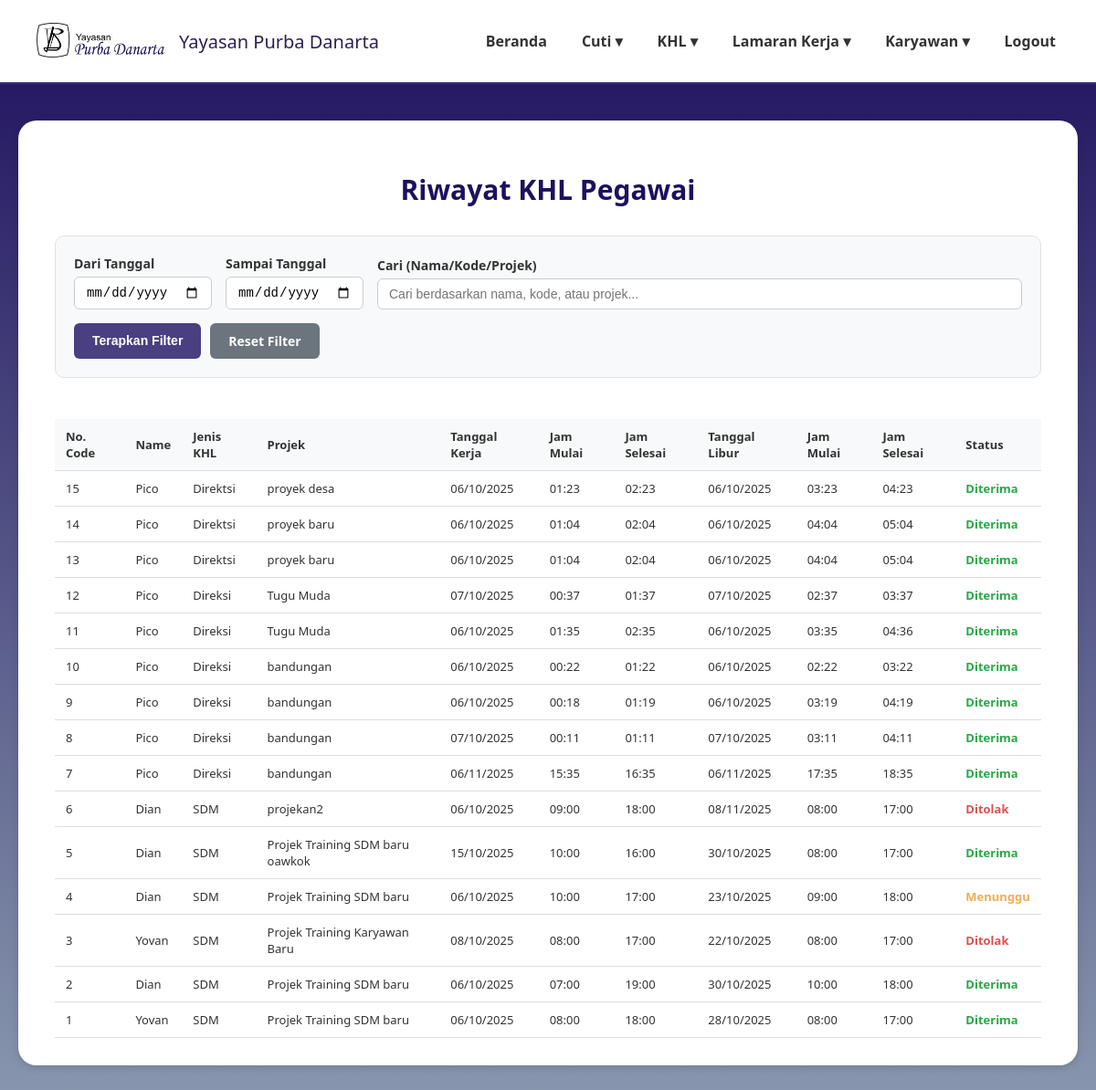
Before: /riwayat_khl.php (signed in) with the older database file.
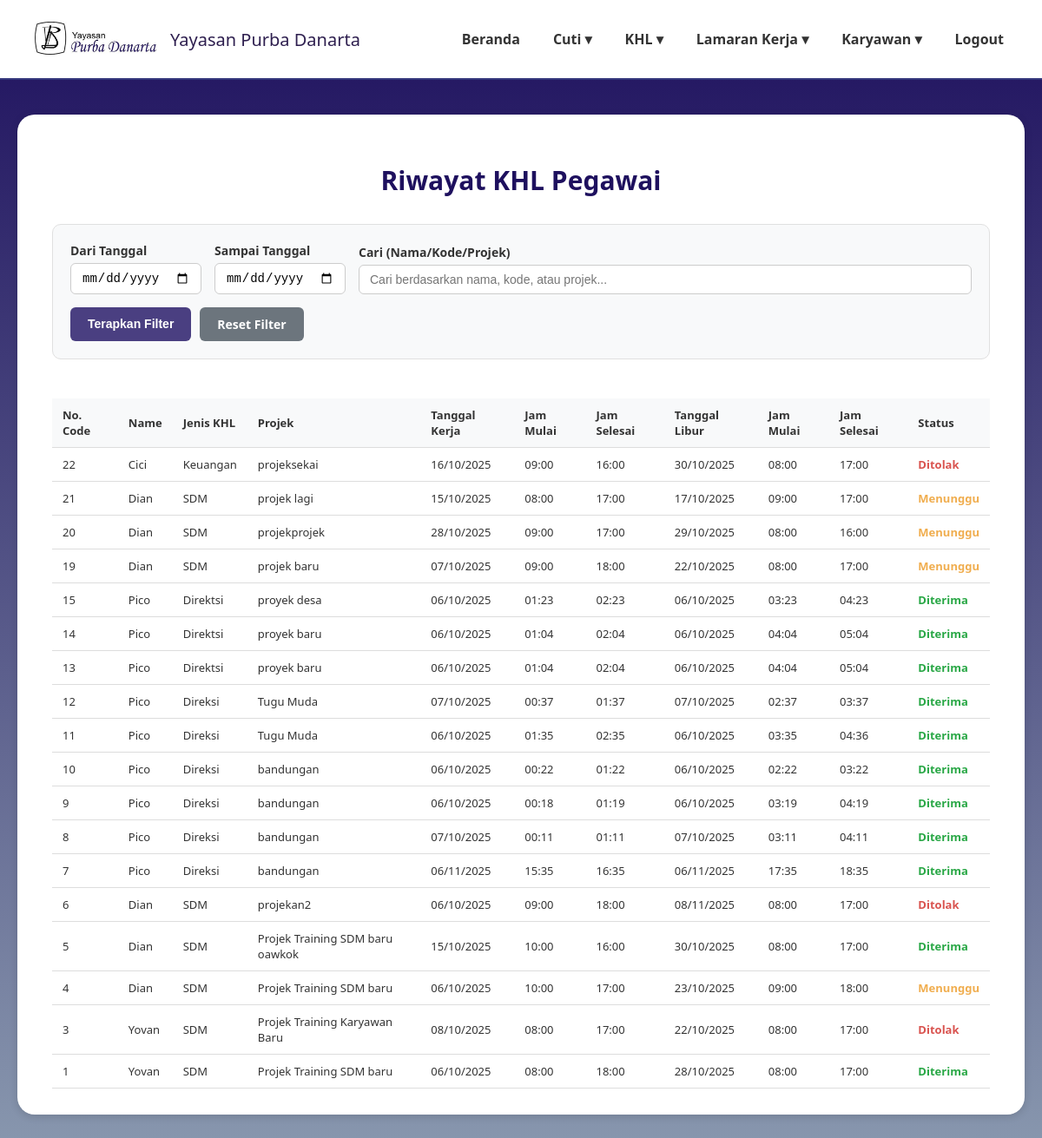
After: the same page with the newer database file.
### tables this page shows
CREATE TABLE `data_pengajuan_khl` (
  `id_khl` int(11) NOT NULL,
  `kode_karyawan` varchar(20) NOT NULL,
  `divisi` varchar(50) NOT NULL,
  `jabatan` varchar(50) NOT NULL,
  `role` enum('karyawan','direktur','admin','penanggung jawab') NOT NULL DEFAULT 'karyawan',
  `proyek` varchar(100) NOT NULL,
  `tanggal_khl` date NOT NULL,
  `jam_mulai_kerja` time NOT NULL,
  `jam_akhir_kerja` time NOT NULL,
  `tanggal_cuti_khl` date NOT NULL,
  `jam_mulai_cuti_khl` time NOT NULL,
  `jam_akhir_cuti_khl` time NOT NULL,
  `status_khl` enum('pending','disetujui','ditolak') DEFAULT 'pending',
  `alasan_penolakan` text DEFAULT NULL,
  `created_at` timestamp NOT NULL DEFAULT current_timestamp()
);

CREATE TABLE `data_karyawan` (
  `id_karyawan` int(11) NOT NULL,
  `kode_karyawan` varchar(20) NOT NULL,
  `nama_lengkap` varchar(100) NOT NULL,
  `email` varchar(100) NOT NULL,
  `password` varchar(255) NOT NULL,
  `jabatan` varchar(50) NOT NULL,
  `divisi` varchar(50) NOT NULL,
  `role` enum('karyawan','direktur','admin','penanggung jawab') NOT NULL DEFAULT 'karyawan',
  `no_telp` varchar(20) DEFAULT NULL,
  `sisa_cuti_tahunan` int(3) DEFAULT 0,
  `sisa_cuti_lustrum` int(3) DEFAULT 0,
  `status_aktif` enum('aktif','non_aktif') NOT NULL DEFAULT 'aktif',
  `created_at` timestamp NOT NULL DEFAULT current_timestamp()
);

### riwayat_khl.php (the view, shortened to what the changed rows need)
<?php
require 'config.php';
$query = "SELECT
            dk.nama_lengkap,
            dpk.*
          FROM data_pengajuan_khl dpk
          JOIN data_karyawan dk ON dpk.kode_karyawan = dk.kode_karyawan
          WHERE 1=1";
$query .= " ORDER BY dpk.created_at DESC";
$stmt = $conn->prepare($query);
if ($stmt) {
    $stmt->execute();
    $result = $stmt->get_result();
    $riwayat_khl = $result->fetch_all(MYSQLI_ASSOC);
} else {
    $riwayat_khl = [];
    error_log("Error preparing query: " . $conn->error);
}
$status_mapping = [
    'disetujui' => 'Diterima',
    'ditolak' => 'Ditolak',
    'pending' => 'Menunggu'
];
$filtered_data = [];
foreach ($riwayat_khl as $khl) {
    $filtered_data[] = [
        'id' => $khl['id_khl'],
        'kode_khl' => $khl['id_khl'],
        'nama_karyawan' => $khl['nama_lengkap'],
        'jenis_khl' => $khl['divisi'],
        'projek' => $khl['proyek'],
        'tanggal_kerja' => $khl['tanggal_khl'],
        'jam_mulai_kerja' => $khl['jam_mulai_kerja'],
        'jam_selesai_kerja' => $khl['jam_akhir_kerja'],
        'tanggal_libur' => $khl['tanggal_cuti_khl'],
        'jam_mulai_libur' => $khl['jam_mulai_cuti_khl'],
        'jam_selesai_libur' => $khl['jam_akhir_cuti_khl'],
        'status' => $status_mapping[$khl['status_khl']] ?? $khl['status_khl']
    ];
}
?>
<!DOCTYPE html>
<html lang="id">
<head>
</head>
<body>
<main>
    <div class="card">
        <h2 class="page-title">Riwayat KHL Pegawai</h2>
        <div class="data-table-container">
            <table class="data-table">
                <thead>
                    <tr>
                        <th>No. Code</th>
                        <th>Name</th>
                        <th>Jenis KHL</th>
                        <th>Projek</th>
                        <th>Tanggal Kerja</th>
                        <th>Jam Mulai</th>
                        <th>Jam Selesai</th>
                        <th>Tanggal Libur</th>
                        <th>Jam Mulai</th>
                        <th>Jam Selesai</th>
                        <th>Status</th>
                    </tr>
                </thead>
                <tbody>
                    <?php if (!empty($filtered_data)): ?>
                        <?php foreach($filtered_data as $khl): ?>
                        <tr>
                            <td><?= htmlspecialchars($khl['kode_khl']) ?></td>
                            <td><?= htmlspecialchars($khl['nama_karyawan']) ?></td>
                            <td><?= htmlspecialchars($khl['jenis_khl']) ?></td>
                            <td><?= htmlspecialchars($khl['projek']) ?></td>
                            <td><?= date('d/m/Y', strtotime($khl['tanggal_kerja'])) ?></td>
                            <td><?= $khl['jam_mulai_kerja'] ? date('H:i', strtotime($khl['jam_mulai_kerja'])) : '-' ?></td>
                            <td><?= $khl['jam_selesai_kerja'] ? date('H:i', strtotime($khl['jam_selesai_kerja'])) : '-' ?></td>
                            <td><?= $khl['tanggal_libur'] ? date('d/m/Y', strtotime($khl['tanggal_libur'])) : '-' ?></td>
                            <td><?= $khl['jam_mulai_libur'] ? date('H:i', strtotime($khl['jam_mulai_libur'])) : '-' ?></td>
                            <td><?= $khl['jam_selesai_libur'] ? date('H:i', strtotime($khl['jam_selesai_libur'])) : '-' ?></td>
                            <td>
                                <?php if ($khl['status'] == 'Diterima'): ?>
                                    <span class="status-diterima">Diterima</span>
                                <?php elseif ($khl['status'] == 'Ditolak'): ?>
                                    <span class="status-ditolak">Ditolak</span>
                                <?php elseif ($khl['status'] == 'Menunggu'): ?>
                                    <span class="status-menunggu">Menunggu</span>
                                <?php else: ?>
                                    <?= htmlspecialchars($khl['status']) ?>
                                <?php endif; ?>
                            </td>
                        </tr>
                        <?php endforeach; ?>
                    <?php else: ?>
                        <tr>
                            <td colspan="11" class="no-data">Tidak ada data KHL yang ditemukan</td>
                        </tr>
                    <?php endif; ?>
                </tbody>
            </table>
        </div>
    </div>
</main>
</body>
</html>

Changed rows visible on the page:
removed data_pengajuan_khl: id_khl "2", data_karyawan.nama_lengkap "Dian", divisi "SDM", proyek "Projek Training SDM baru", tanggal_khl "06/10/2025", jam_mulai_kerja "07:00", jam_akhir_kerja "19:00", tanggal_cuti_khl "30/10/2025", jam_mulai_cuti_khl "10:00", jam_akhir_cuti_khl "18:00", shows "Diterima"
added data_pengajuan_khl: id_khl "22", data_karyawan.nama_lengkap "Cici", divisi "Keuangan", proyek "projeksekai", tanggal_khl "16/10/2025", jam_mulai_kerja "09:00", jam_akhir_kerja "16:00", tanggal_cuti_khl "30/10/2025", jam_mulai_cuti_khl "08:00", jam_akhir_cuti_khl "17:00", shows "Ditolak"
added data_pengajuan_khl: id_khl "21", data_karyawan.nama_lengkap "Dian", divisi "SDM", proyek "projek lagi", tanggal_khl "15/10/2025", jam_mulai_kerja "08:00", jam_akhir_kerja "17:00", tanggal_cuti_khl "17/10/2025", jam_mulai_cuti_khl "09:00", jam_akhir_cuti_khl "17:00", shows "Menunggu"
added data_pengajuan_khl: id_khl "20", data_karyawan.nama_lengkap "Dian", divisi "SDM", proyek "projekprojek", tanggal_khl "28/10/2025", jam_mulai_kerja "09:00", jam_akhir_kerja "17:00", tanggal_cuti_khl "29/10/2025", jam_mulai_cuti_khl "08:00", jam_akhir_cuti_khl "16:00", shows "Menunggu"
added data_pengajuan_khl: id_khl "19", data_karyawan.nama_lengkap "Dian", divisi "SDM", proyek "projek baru", tanggal_khl "07/10/2025", jam_mulai_kerja "09:00", jam_akhir_kerja "18:00", tanggal_cuti_khl "22/10/2025", jam_mulai_cuti_khl "08:00", jam_akhir_cuti_khl "17:00", shows "Menunggu"
